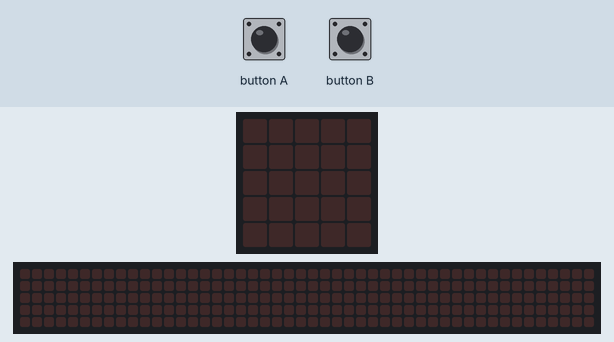
Simulated run of this program. Board: BBC micro:bit running MicroPython. On the bench: the board's 5×5 LED display, a strip that is not on the board, showing the scrolling text unrolled. Inputs (shaded band) come from the test bench. The 48×5 strip is a reading aid, not a part: it shows the text the display is scrolling, unrolled, one strip-width of it at a time.

Above: at 1.2 s.
1.3 s: button A pressed for 0.15 s
At 10.07 s:
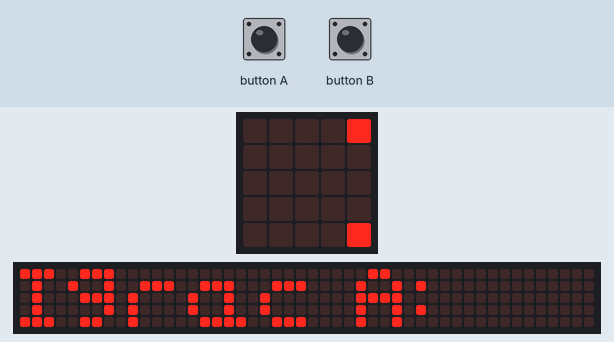
At 16.07 s:
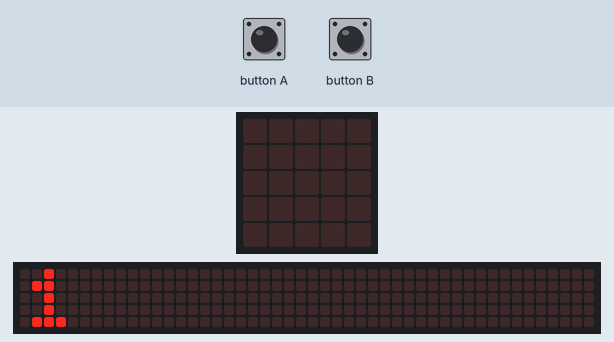

The program:

tko_je_brzi_v1.py
```python
from microbit import *

# Postavimo rezultat oba igraca na 0
igrac_A = 0
igrac_B = 0

# Cekamo 10 sekundi
sleep(10000)

# Stavimo da je igrac_A broj koliko je tipka a stisnuta i isto za b
igrac_A = button_a.get_presses()
igrac_B = button_b.get_presses()

# Ispisemo Igrac A:
display.scroll('Igrac A:')
# Ispisemo broj igrac_A
display.scroll(str(igrac_A))

display.scroll('Igrac B:')
display.scroll(str(igrac_B))
```
